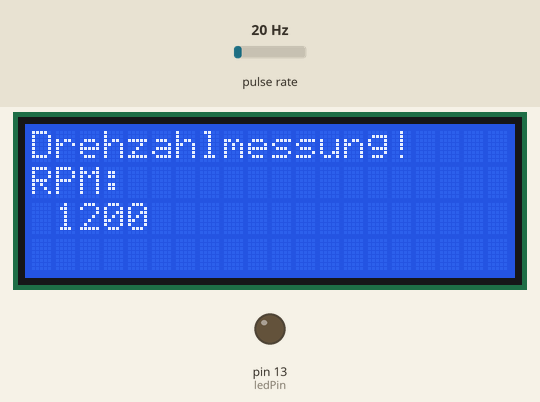
This sketch was run on a simulated Arduino Uno, built with avr-gcc and run on an emulated ATmega328P. Shown: 20×4 character LCD, output pins drawn as LEDs (lit = HIGH). Wiring (inferred from the names in the program): pulse sensor: data pin 2. The inputs (shaded band) are chosen by the test bench; at power-on: pulse rate 20 Hz.

Above: at 1.2 s.
1.3 s: pulse rate (sensor on pin 2) set to 4 Hz
At 2.7 s:
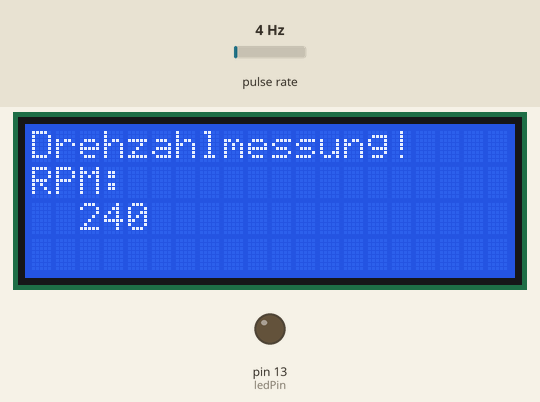
3.2 s: pulse rate (sensor on pin 2) set to 50 Hz
At 3.62 s:
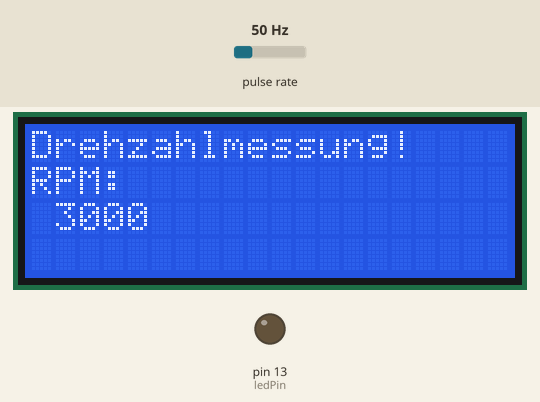
4.8 s: pulse rate (sensor on pin 2) set to 100 Hz
At 5.85 s:
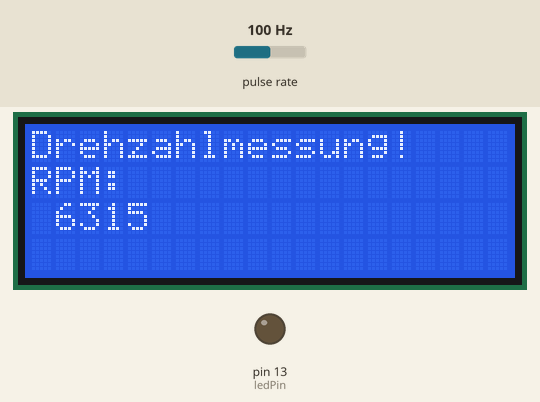
Timing chart, 0 to 7.8 s (numbered marks = the images above; inputs shaded):
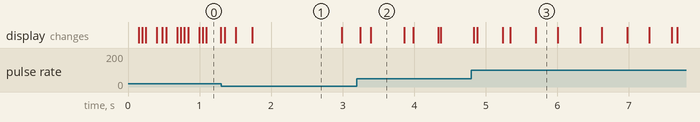

The sketch:

testLCD.ino
```cpp
#include <Wire.h>
#include<stdio.h>
#include <LiquidCrystal_I2C.h>  // F Malpartida's NewLiquidCrystal library

#define I2C_ADDR    0x27  // Define I2C Address for controller
#define BACKLIGHT_PIN  3
#define En_pin  2
#define Rw_pin  1
#define Rs_pin  0
#define D4_pin  4
#define D5_pin  5
#define D6_pin  6
#define D7_pin  7

#define  LED_OFF  0
#define  LED_ON  1
LiquidCrystal_I2C
lcd(I2C_ADDR,En_pin,Rw_pin,Rs_pin,D4_pin,D5_pin,D6_pin,D7_pin);

const byte hallPin = 2;     // the number of the hall effect sensor pin
const int ledPin =  13;     // the number of the LED pin
// variables will change:
int hallState = 0;          // variable for reading the hall sensor status
volatile byte state = LOW;
volatile unsigned long RPM_T2, RPM_Count;
volatile unsigned long RPM , RPM_T1;


void setup()
{
  lcd.begin (20,4);  // initialize the lcd
// Switch on the backlight
  lcd.setBacklightPin(BACKLIGHT_PIN,POSITIVE);
  lcd.setBacklight(HIGH);

  // initialize the LED pin as an output:
  pinMode(ledPin, OUTPUT);
  // initialize the hall effect sensor pin as an input:
  pinMode(hallPin, INPUT);
  lcd.clear();

  lcd.home();

// Print on the LCD
 lcd.backlight();
 lcd.setCursor(0,0);
 lcd.print("Drehzahlmessung!");
  lcd.setCursor(0,1);
  lcd.print("RPM: ");
  RPM=0;
  RPM_T1 = millis();
  RPM_T2 =millis();
  RPM_Count = 0;

  attachInterrupt(0,RPM_Meter, FALLING);

}


void loop() {

  char RPMStr[8];
  digitalWrite(ledPin, state);


  if (RPM_T2>RPM_T1){
    RPM = (unsigned)(long) ((RPM_Count*60000)/(RPM_T2-RPM_T1));
    RPM_T1=RPM_T2;
    RPM_Count=0;

  }


   sprintf(RPMStr, "%5u", RPM);
  lcd.setCursor(0,2);
  lcd.print(RPMStr);
  delay(20);

}

void blink() {
  state = !state;
  RPM=RPM+1;
}
void RPM_Meter () {

  RPM_Count++;
  RPM_T2 = millis();

}
```

Measured:
- after the input at 3.2 s, the display: first differs from a run without the input after 0.20 s (image 2)
- after the input at 4.8 s, the display: first differs from a run without the input after 0.08 s (image 3 shows a later state)
- what the display in image 1 shows lasts 1.3 s, from 1.7 s to 3.0 s
- what the display in image 2 shows lasts 0.5 s, from 3.4 s to 3.9 s
